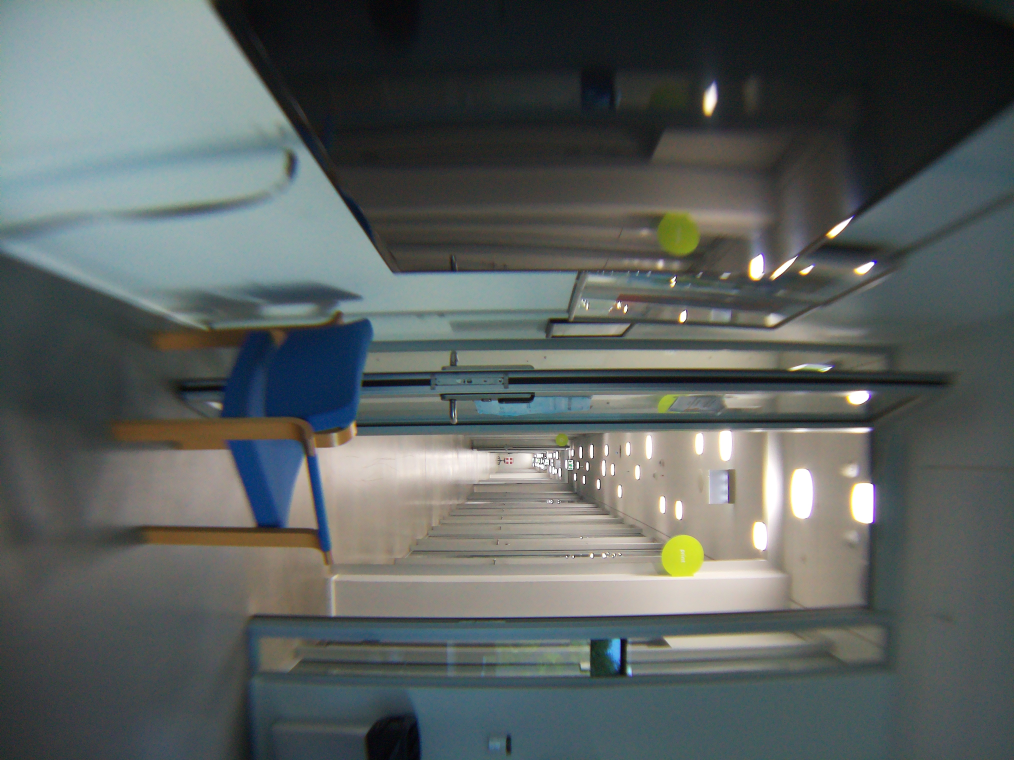
#> input picture Vision code 22/Sample_images/img_2.jpg, 4056 x 3040 px (shown at 1/4 size)
$ python vision_main.py   (older library calls are emulated)
#> lines starting #> are read from the running program, lines starting #| are printed output that depends on the picture; after the words box and inside, x2 and y2 are one past the last pixel; in counts of white or black regions, pixels touching at a corner belong together
#> further down, img is the input picture: shape (3040, 4056, 3); mean B, G, R 94.2, 95.8, 89.5
### Vision code 22/square_response.py
import cv2
import numpy as np

def square_response(img, marker_image_size, debug=False):

#> called with marker_image_size = 33, debug = True
    src = cv2.GaussianBlur(img, (3, 3), 0)

    # Only use 'A' channel
    temp = cv2.cvtColor(src, cv2.COLOR_BGR2LAB)
#> temp: shape (3040, 4056, 3); mean of channels 0, 1, 2 100.1, 125.8, 128
    img_lab = temp[:, :, 1]

    # Get gradients and their direction with Sobel
    scale = 3
    delta = 0
    ddepth = cv2.CV_16S
    grad_x = cv2.Sobel(img_lab, ddepth, 1, 0, ksize=3, scale=scale, delta=delta, borderType=cv2.BORDER_DEFAULT)
    grad_y = cv2.Sobel(img_lab, ddepth, 0, 1, ksize=3, scale=scale, delta=delta, borderType=cv2.BORDER_DEFAULT)

    # Complex number response
    edge_directions = grad_x + grad_y*(1j)  # Complex number representation
    v1 = edge_directions ** 2
    v2 = v1 ** 2
    temp1 = np.real(v1) / np.max(np.abs(v1)) + 0.5  # Show gradients on grey bg
    temp2 = np.real(v2) / np.max(np.abs(v2)) + 0.5

    kernel = np.ones((int(marker_image_size/2), int(marker_image_size/2)), np.float32)
    v2_real = cv2.filter2D(np.real(v2), -1, kernel)
    v2_imag = cv2.filter2D(np.imag(v2), -1, kernel)
    gradient_vectors = v2_real + v2_imag*(1j)


    # Angle of complex numbers
    angles = cv2.phase(v2_real, v2_imag) / 4    # Go from 0:2pi to 0:pi/2
    angles = np.transpose(angles)
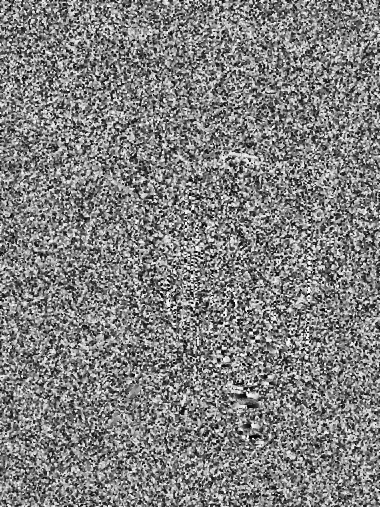
#> angles: shape (4056, 3040) float64 (shown at 1/8 size); min 0, max 1.57, mean 0.79; drawn with min black and max white


    # Square response (normalised to 0-100)
    response = 100 * np.abs(gradient_vectors) / np.max(np.abs(gradient_vectors))


    if debug:
        cv2.imwrite("output/01_orig.png", img)
        cv2.imwrite("output/02_a-channel.png", img_lab)
        cv2.imwrite("output/02_v1.png", temp1 * 127)
        cv2.imwrite("output/03_v2.png", temp2 * 127)
        cv2.imwrite("output/05_strength.png", response)

        mag = cv2.magnitude(v2_real, v2_imag)
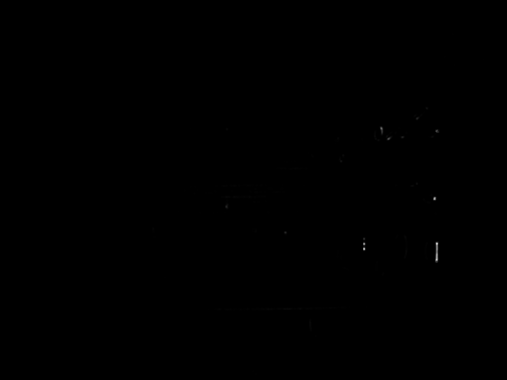
#> mag: shape (3040, 4056) float64 (shown at 1/8 size); min 0, max 9.43e+11, mean 386498024; drawn with min black and max white
        orien = cv2.phase(v2_real, v2_imag, angleInDegrees=True)
        orien = orien / 2. # Go from 0:360 to 0:180
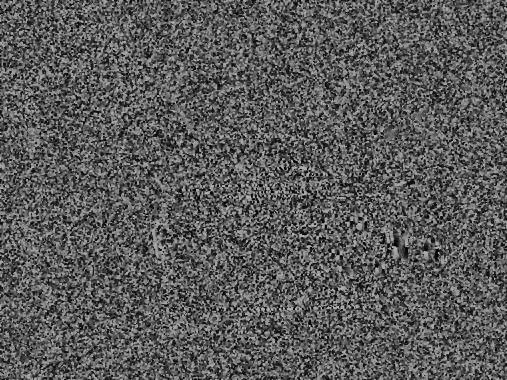
#> orien: shape (3040, 4056) float64 (shown at 1/8 size); min 0, max 180, mean 90.5
        hsv = np.zeros_like(img)
        # hsv[..., 0] = orien # H (in OpenCV between 0:180)
        hsv[..., 0] = np.rad2deg(np.transpose(angles)) # H (in OpenCV between 0:90)
        hsv[..., 1] = 255 # S
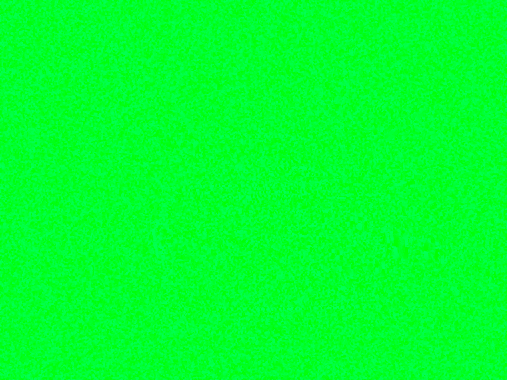
#> hsv: shape (3040, 4056, 3) (shown at 1/8 size); mean of channels 0, 1, 2 44.7, 255, 0; drawn as B, G, R
        hsv[..., 2] = cv2.normalize(mag, None, 0, 255, cv2.NORM_MINMAX) # V 0:255

        bgr = cv2.cvtColor(hsv, cv2.COLOR_HSV2BGR)
        cv2.imwrite("output/06_gradient_direction.png", bgr)

        print("Wrote images to path: 'output/0X_attribute.png'")


    return response, angles


# [8 lines that do not run on import are left out]


### Vision code 22/mark_markers.py
from cmath import pi
from lib2to3.pgen2 import grammar
from math import atan2
import cv2
import numpy as np


'''
TODO:
    - Make failsafes for out-of-bound markers (markers on edges of image)
    - Is min_response_points robust to different image sizes?
'''


class Value_Point:
    def __init__(self, _x, _y, _value):
        self.x = _x
        self.y = _y
        self.value = _value

    def distance_to(self, point):
        return np.sqrt((self.x - point.x)**2 + (self.y - point.y)**2)


class Marker:
    def __init__(self, _point, marker_size):

        self.id_point = _point
        self.points = [_point]
        self.location = [0,0]
        self.rotation = 0
        self.size = int(marker_size)


    def weighted_mean(self):
        # https://physics.stackexchange.com/questions/685186/weighted-center-of-mass-of-an-image-using-the-correct-weights

        # Calculate mean of coordinates
        sum = [0, 0]
        for point in self.points:
            sum[0] += point.x
            sum[1] += point.y
        mean_spartial = (sum[0] / len(self.points), sum[1] / len(self.points))
        # return mean_spartial

        # Normalise coordinates
        points_demeaned = []
        for point in self.points:
            points_demeaned.append(Value_Point(point.x - mean_spartial[0], point.y - mean_spartial[1], point.value))

        # Calculate weighted mean of normalised coordinates
        sum = [0, 0]
        valsum = 0 # Total sum of pixel values
        for point in points_demeaned:
            sum[0] += point.x * point.value
            sum[1] += point.y * point.value
            valsum += point.value
        mean_normalised_weighted = (sum[0] / valsum, sum[1] / valsum)
        # mean_normalised_weighted = (sum[0] / len(self.points), sum[1] / len(self.points))

        # Final weighted mean
        mean_weighted = (mean_spartial[0] + mean_normalised_weighted[0], mean_spartial[1] + mean_normalised_weighted[1])
        mean_weighted = (int(mean_weighted[0]), int(mean_weighted[1]))
        return mean_weighted


    def average_angle(self, angle_grid):

        # Circular mean alternative. It keeps acuracy, but still catches angles around the 90-0 border
        size = int(self.size)
        ulc, _ = get_area_points(self.location, size)
        all_angles = []
        sum = 0
        for j in range(size):
            for i in range(size):
                angle = angle_grid[ulc[0] + i, ulc[1] + j]
                all_angles.append(angle)
                sum += angle

        avg_angle = sum / size**2

        VAR_THRESHOLD = 0.4
        if (np.var(all_angles) > VAR_THRESHOLD):
            print("Marker with variance: " + str(np.var(all_angles)) + " was rotated")
            avg_angle += pi/4   # Shift average

        return avg_angle


# Define area as two points for cv to draw (upper left corner, lower right corner)
def get_area_points(centre_point, marker_size):

    i = centre_point[0]
    j = centre_point[1]

    ulc = (int(i - marker_size/2), int(j - marker_size/2))
    lrc = (int(i + marker_size/2), int(j + marker_size/2))

    return ulc, lrc


# Define areas arond markers for identification and location.
def mark_markers(img, response, gradient_angles, marker_image_size, scale_factor = 1, debug=False):

#> called with marker_image_size = 33, scale_factor = 1, debug = False
    DISTANCE_THRESHOLD = marker_image_size + scale_factor*150  # Marker size + margin
    VALUE_THRESHOLD = 20

    markers = []

    # Divide response points into marker areas
    for j, row in enumerate(response):
        for i, value in enumerate(row):
            if value > VALUE_THRESHOLD:

                point = Value_Point(i, j, value)
                nr_of_markers = len(markers)


                if nr_of_markers == 0:
                    markers.append(Marker(point, marker_image_size))

                # Allocate points into marker areas depending on distance to existing markers
                else:
                    no_marker_fit = False
                    for m, marker in enumerate(markers):
                        distance = point.distance_to(marker.id_point)

                        if (distance < DISTANCE_THRESHOLD):
                            marker.points.append(point)
                            break

                        elif ((m + 1) == nr_of_markers):
                            no_marker_fit = True

                    if no_marker_fit:
                        markers.append(Marker(point, marker_image_size))
#> after the loop, marker.points = 2677 items; markers = 5 items


    # Get middle point and angle of markers
    marker_locations = []
    marker_rotations = []

    for marker in markers:
        # Remove markers with few points
        MIN_RESPONSE_POINTS = 50
        if (len(marker.points) < MIN_RESPONSE_POINTS):
            markers.remove(marker)
            continue

        mean = marker.weighted_mean()
        marker_locations.append(mean)
        marker.location = mean

        angle = marker.average_angle(gradient_angles)
        # angle = marker.average_angle(gradient_angles) % (pi/2)
        marker_rotations.append(angle)
        marker.rotation = angle
#> this loop made 5 passes
#> (MIN_RESPONSE_POINTS, mean_spartial in weighted_mean) on pass 1: (50, (3072.6, 1058.1))
#> (printed output is left out)


    # Write images for visual purposes
    if (debug == True):

        img_marked = img.copy()

        for marker in markers:

            color = np.random.randint(256, size=3)
            color = (int(color[0]), int(color[1]), int(color[2]))

            # for point in marker.points:
            #     cv2.circle(img_marked, (point.x, point.y), int(2*scale_factor), color, -1)

            location = marker.location
            # angle = marker.rotation + pi/4
            angle = marker.rotation
            # Middle point
            cv2.circle(img_marked, location, int(20*scale_factor), (200,200,255), -1)
            # Rectangle around marker
            rot_rectangle = (location, (marker_image_size, marker_image_size), np.rad2deg(angle))
            box = cv2.boxPoints(rot_rectangle)
            box = np.int0(box)  # Convert into integer values
            img_marked = cv2.drawContours(img_marked, [box], 0, color, int(np.ceil(5*scale_factor)))
            # Angle of marker
            cv2.line(img_marked, location, (int(np.cos(angle)*200*scale_factor)+location[0], int(np.sin(angle)*200*scale_factor)+location[1]), color, int(np.ceil(5*scale_factor)))


        cv2.imwrite("output/mark_markers.png", img_marked)
        print("Wrote image to path: 'output/mark_markers.png'")


    return marker_locations, marker_rotations

### Vision code 22/identify_marker.py
import cv2
import numpy as np

# from marker_patterns import marker_patterns


'''
TODO:
    - Change looping tile method. Perhaps only locally in the middle of each tile, rather than all of it.
    - Robustness!
    - Handle if multiple markers are over EQUAL_THRESHOLD (20 as of now) -> Use highest value
'''


def identify_marker(img_marker, grid_size, scale_factor, debug=False):

    img_marked = img_marker.copy()

    img_grey = cv2.cvtColor(img_marker, cv2.COLOR_BGR2GRAY)
    kernel_size = int(np.ceil(250*scale_factor))
    try:
        img_binary = cv2.adaptiveThreshold(img_grey, 255, cv2.ADAPTIVE_THRESH_GAUSSIAN_C, cv2.THRESH_BINARY, kernel_size, 2)
    except:
        kernel_size += 1
        img_binary = cv2.adaptiveThreshold(img_grey, 255, cv2.ADAPTIVE_THRESH_GAUSSIAN_C, cv2.THRESH_BINARY, kernel_size, 2)


    img_size, _ = img_binary.shape
    tile_size = int(np.ceil(img_size / grid_size))
    marker_values = np.zeros((grid_size, grid_size))

    # Loop indicies
    i = 0; j = 0

    for img_y in range(0, img_size, tile_size):
        i = 0
        for img_x in range(0, img_size, tile_size):

            # Ulc point (debug)
            cv2.circle(img_marked, (img_x, img_y), int(10*scale_factor), (0,233,255), -1)

            # color = np.random.randint(256, size=3)
            # color = (int(color[0]), int(color[1]), int(color[2]))

            value_sum = 0
            value_avg = 0

            for tile_y in range(tile_size):
                for tile_x in range(tile_size):
                    x = img_x + tile_x
                    y = img_y + tile_y
                    # cv2.circle(img_marked, (x, y), int(1*scale_factor), color, -1)
                    if (x >= img_size or y >= img_size):
                        continue
                    else:
                        value_sum += 1 if img_binary[x, y] < 150 else 0
                        # v = 1 if img_binary[x, y] < 150 else 0
                        # cv2.circle(img_marked, (x, y), int(1*scale_factor), (255*v,255*v,255*v), -1)

            value_avg = value_sum / (tile_x * tile_y)

            if (value_avg < 0.5):
                marker_values[i, j] = 0
            else:
                marker_values[i, j] = 1


            # Loop indicies increments
            i += 1
        j += 1


    markerID = None
    patterns = marker_patterns()
    EQUAL_THRESHOLD = 20
    for ID, pattern in enumerate(patterns):
        isEqual = np.sum(marker_values == pattern)
        if isEqual > EQUAL_THRESHOLD:
            markerID = ID + 1


    if debug:
        cv2.imwrite("output/identify_marker.png", img_marked)
        print("Wrote image to path: 'output/identify_marker.png'")

        print(f"Marker has ID: {markerID}")


    return markerID


# Known patterns of markers
def marker_patterns():
    patterns = np.array(
        [
            [[1, 0, 0, 0, 1],
            [0, 1, 0, 1, 0],
            [0, 0, 1, 0, 0],
            [0, 1, 0, 1, 0],
            [1, 0, 0, 0, 1]],

            [[0, 0, 1, 0, 0],
            [0, 0, 1, 0, 0],
            [1, 1, 1, 1, 1],
            [0, 0, 1, 0, 0],
            [0, 0, 1, 0, 0]],

            [[0, 1, 1, 1, 0],
            [1, 0, 1, 0, 1],
            [1, 1, 0, 1, 1],
            [1, 0, 1, 0, 1],
            [0, 1, 1, 1, 0]],

            [[1, 1, 0, 1, 1],
            [1, 1, 0, 1, 1],
            [0, 0, 0, 0, 0],
            [1, 1, 0, 1, 1],
            [1, 1, 0, 1, 1]],

            [[1, 1, 1, 1, 1],
            [1, 0, 0, 0, 1],
            [1, 0, 1, 0, 1],
            [1, 0, 0, 0, 1],
            [1, 1, 1, 1, 1]],
        ]
    )
    return patterns


# [5 lines that do not run on import are left out]


### Vision code 22/vision_main.py
import cv2
import numpy as np

import camera_param_intrinsic

from square_response import square_response
from mark_markers import mark_markers
from identify_marker import identify_marker
from locate_marker import locate_marker

'''
TODO:
- All kernels are scaled with scale_factor, however some must be an uneven number (not all?),
which is not gaurenteed to be the case as of now.
- This algorithm is very sensitive to altitude/scale, especially if the middlepoint is not exact

Tuneable parameters:
    vision_main.py
    - Image size
    mark_markers.py
    - VALUE_THRESHOLD: How intese the response should be to be accepted
    - DISTANCE_THRESHOLD: How close points can be to be considered part of the same marker
    - MIN_RESPONSE_POINTS: The least amount of points in a cluster, that can be considered a marker
    - VAR_THRESHOLD: Variance threshold for circular mean problem (calculate average angle)
    identify_marker.py
    - EQUAL_THRESHOLD: How many gridpoints should match between marker and patterns, to consider it a match
'''

# Draw debug info onto image
def debug_info_img(img, location, angle, markerID, marker_size, scale_factor):
    color = np.random.randint(256, size=3)
    color = (int(color[0]), int(color[1]), int(color[2]))

    # Middle point
    # cv2.circle(img, location, int(20*scale_factor), (200,200,255), -1)
    # Rectangle around marker
    rot_rectangle = (location, (marker_size, marker_size), np.rad2deg(angle))
    box = cv2.boxPoints(rot_rectangle)
    box = np.int0(box)  # Convert into integer values
    img = cv2.drawContours(img, [box], 0, color, int(np.ceil(5*scale_factor)))
    # Angle of marker
    eol_point = (int(np.cos(angle)*200*scale_factor)+location[0], int(np.sin(angle)*200*scale_factor)+location[1])
    cv2.line(img, location, eol_point, color, int(np.ceil(5*scale_factor)))
    # Marker ID by marker
    text = "ID: " + str(markerID) + ", angle: " + str(int(np.round(np.rad2deg(angle)))) + "[deg]"
    cv2.putText(img, text, eol_point, cv2.FONT_HERSHEY_SIMPLEX, 4*scale_factor, color, int(np.ceil(8*scale_factor)), cv2.LINE_AA)

    cv2.imwrite("output/debug_info.png", img)


# [7 lines left out: function resize_img, not called in this run]


# Expected marker size in image.
def marker_image_size(marker_world_size, altitude, focal_length):
    marker_image_size = (marker_world_size * focal_length) / altitude
    return marker_image_size


def rotate_image(image, angle, target):
    row, col, _ = image.shape
    rot_mat = cv2.getRotationMatrix2D(target, np.rad2deg(angle), 1.0)
    new_image = cv2.warpAffine(image, rot_mat, (col, row))
    return new_image


def marker_cutout(img, centre_point, angle, marker_size, debug=False):
    i = centre_point[0]
    j = centre_point[1]

    ulc = (int(i - marker_size/2), int(j - marker_size/2))
    lrc = (int(i + marker_size/2), int(j + marker_size/2))

    img_rotate = rotate_image(img, angle, centre_point)
    img_zoom = img_rotate[ulc[1]:lrc[1], ulc[0]:lrc[0]]

    if debug:
        cv2.imshow('cutout', img_zoom)
        cv2.waitKey(0)

    return img_zoom


# Load image
# path = "Markers/markers_rotated.png"
path = "Sample_images/img_2.jpg"
img = cv2.imread(path)
# img, scale_factor = resize_img(img, 1000)
scale_factor = 1


# Get marker information
grid_size = 5
world_marker_size = 0.5
altitide = 40
marker_image_size = marker_image_size(world_marker_size, altitide, camera_param_intrinsic.FOCAL_LENGTH_PX)
marker_image_size = np.ceil(marker_image_size * scale_factor)

# Detect markers
response, gradient_angles = square_response(img, marker_image_size, debug = True)
marker_locations, marker_rotations = mark_markers(img, response, gradient_angles, marker_image_size, scale_factor, debug = False)

print(f"Found {len(marker_locations)} markers")
#| Found 5 markers

img_marked = img.copy()

for location, angle in zip(marker_locations, marker_rotations):
    cutout = marker_cutout(img, location, angle, marker_image_size, debug = False)

    markerID = identify_marker(cutout, grid_size, scale_factor, debug = True)
    debug_info_img(img_marked, location, angle, markerID, marker_image_size, scale_factor)
#> this loop made 5 passes
#> (location, angle) on passes 1 to 5: ((3070, 1054), 0.749), ((3493, 1048), 0.812), ((3476, 1588), 0.42), ((3493, 2016), 0.305), ((2912, 1973), 1.52)
#> (printed output is left out)
#> pass 1, in rotate_image, `new_image = cv2.warpAffine(image, rot_mat, (col, row))`:
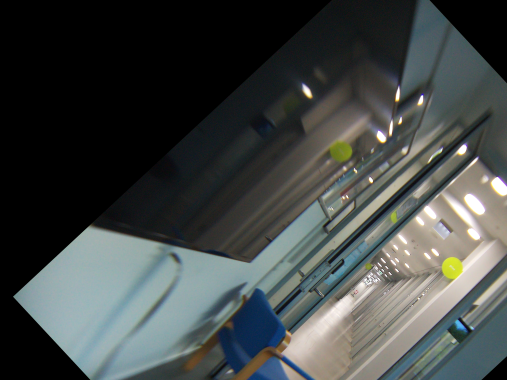
#> new_image: shape (3040, 4056, 3) (shown at 1/8 size); mean B, G, R 69.6, 71, 66.4
#> pass 1, in identify_marker, `img_binary = cv2.adaptiveThreshold(img_grey, 255, cv2.ADAPTIVE_THRESH_..`:
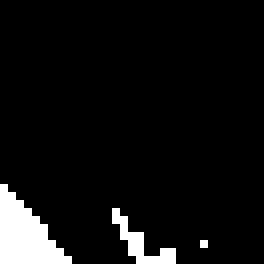
#> img_binary: shape (33, 33) (shown 8 times larger); 6.4% white; 3 white regions (2 under 20 px), largest, box (x1, y1, x2, y2) and area: (0, 23, 9, 33) 51
#> after the loop:
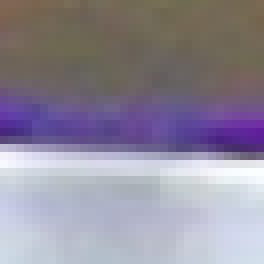
#> cutout: shape (33, 33, 3) (shown 8 times larger); mean B, G, R 153.8, 138.4, 144.7


print("Wrote image to path: 'output/debug_info.png'")
